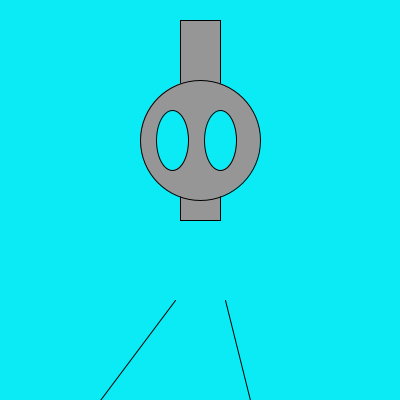
Frame 1 (no input)
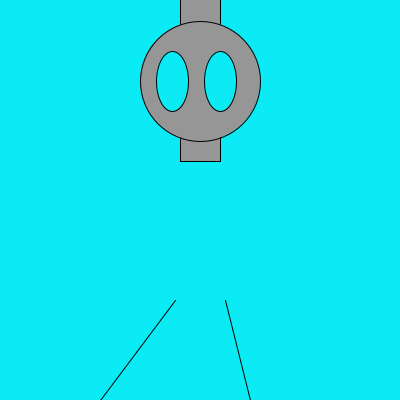
Frame 60 (the mouse pressed at the canvas centre just before this capture)
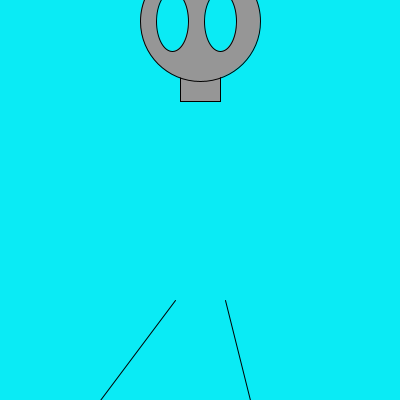
Frame 120 (the mouse held since frame 60 and released just before this capture)

The Processing sketch that drew these frames (run headless with seeded random() and noise(); from frame 60 on, the mouse is pressed at the canvas centre):

// Processing sketch: processing_172663
// ── processing_172663.pde

 int headA=140; //head
int eyeB=140;//eye
int eyeC=140; //eye
int bodyD=120; //body
int legE=300; //leg
int legF=300; //leg

void setup() {
  size(400,400);
}
void draw() {
  background(#0AEBF5);
 ellipseMode(CENTER);
rectMode(CENTER);

fill(150);
rect(200,bodyD,40,200); //body

fill(150);
ellipse(200,headA,120,120); //head

fill(#0AEBF5);
ellipse(172,eyeB,32,60); //eye1

fill(#0AEBF5);
ellipse(220,eyeC,32,60); //eye2


fill(125);
line(225,legE,250,400); //right leg
line(175,legF,100,400); //left leg


headA=headA -1;
eyeB=eyeB -1;
eyeC=eyeC -1;
bodyD=bodyD -1;
legE=legE ;
legF=legF ;
}
